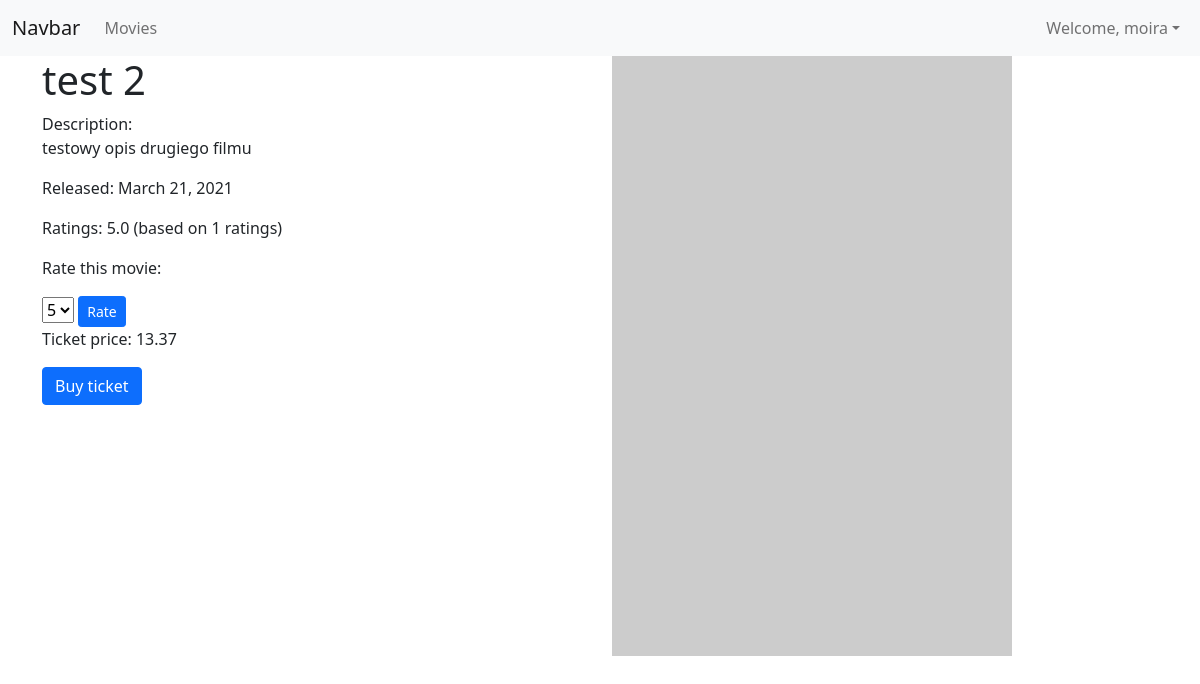
Page /details/2 (signed in) on the committed database.
### core/models.py (models this page shows)
class Movies(models.Model):
    title = models.CharField(max_length=100)
    description = models.CharField(max_length=4096)
    release_date = models.DateField()
    price = models.FloatField()
    rating = models.ForeignKey('Ratings', on_delete=models.SET_DEFAULT, default = "NA", null=True)
    def avgRating(self):
        rating = Ratings.objects.filter(movieID=self).aggregate(avarage=Avg('rating'))
        avg = 0
        if rating['avarage'] is not None:
            avg = float(rating['avarage'])
        return avg
    def countRating(self):
        rating = Ratings.objects.filter(movieID=self).aggregate(count=Count('rating'))
        count = 0
        if rating['count'] is not None:
            count = int(rating['count'])
        return count

### core/views.py (the view)
# urls.py: path('details/<int:id>', views.movieDetails, name="movieDetails"),
def movieDetails(request, id):
    try:
        movie = Movies.objects.get(pk=id)
        context = {
            'movie': movie
        }
        return render(request, 'details.html', context)
    except ObjectDoesNotExist as err:
        return HttpResponse("not found")

### core/templates/details.html (shortened to what this page needs)
{% extends '_base.html' %}
{% block content %}
{% include '_navbar.html' %}
<div class="container">
    <div class="row">
        <div class="col">
            <h1>{{movie.title}}</h1>
            <p>Description:<br>
                {{movie.description}}
            </p>
            <p>Released: {{movie.release_date}}</p>
            <p>Ratings: {{movie.avgRating}} (based on {{movie.countRating}} ratings)</p>
            <div>
                <p>Rate this movie:</p>
                <span>
                <select id="selectMovieRate">
                    <option value="5">5</option>
                </select>
                <button class="btn btn-primary btn-sm" id="buttonRate">Rate</button>
            </span>
            </div>
            <p>Ticket price: {{movie.price}}</p>
            <a href="{% url 'core:buyMovieTicket' movie.id %}"><button class="btn btn-primary">Buy ticket</button></a>
        </div>
        <div class="col">
            <img src="https://picsum.photos/400/600" class="img-fluid" alt="movie poster">
        </div>
    </div>
</div>
{% endblock %}

### templates/_navbar.html (shortened to what this page needs)
<nav class="navbar navbar-expand-lg navbar-light bg-light">
    <div class="container-fluid">
      <a class="navbar-brand" href="{% url 'core:index' %}">Navbar</a>
      <div class="collapse navbar-collapse" id="navbarNav">
        <ul class="navbar-nav">
          <li class="nav-item">
            <a class="nav-link" aria-current="page" href="{% url 'core:index' %}">Movies</a>
          </li>
        </ul>
        <ul class="navbar-nav ms-auto">
          {% if user.is_authenticated %}
          <li class="nav-item dropdown">
              <a class="nav-link dropdown-toggle" role="button" data-bs-toggle="dropdown" aria-expanded="false">Welcome, {{user.username}}</a>
          </li>
          {% else %}
            <a class="nav-link" href="{% url 'userAccount:login_request'%}">Login</a>
          {% endif %}
      </ul>
      </div>
    </div>
</nav>

### rows in the picture
Movies: title "test 2", description "testowy opis drugiego filmu", release_date "March 21, 2021", avgRating "5.0", countRating "1", price "13.37"

### other values in the picture
{{ user.username }} "moira"
